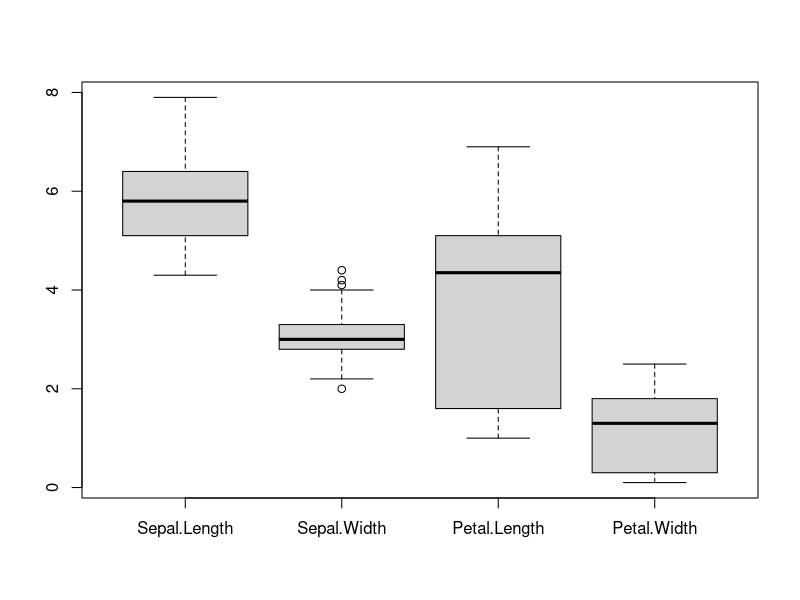
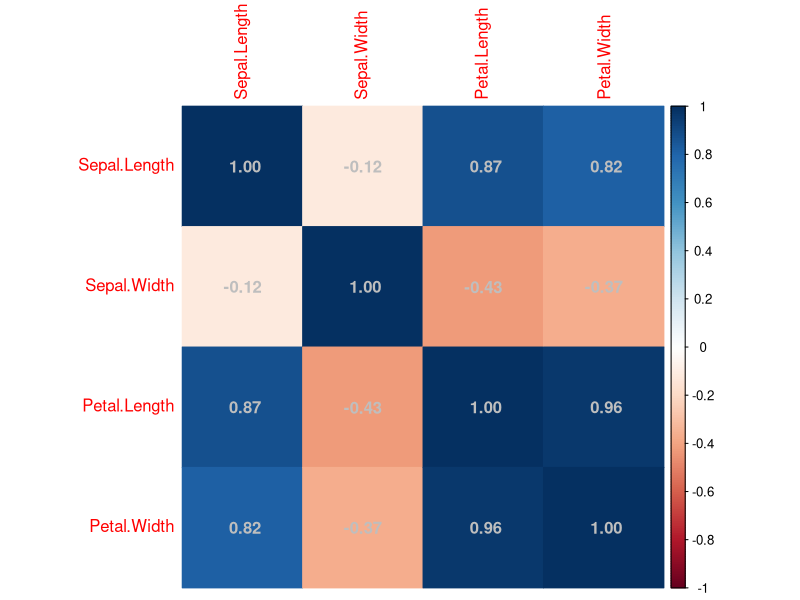
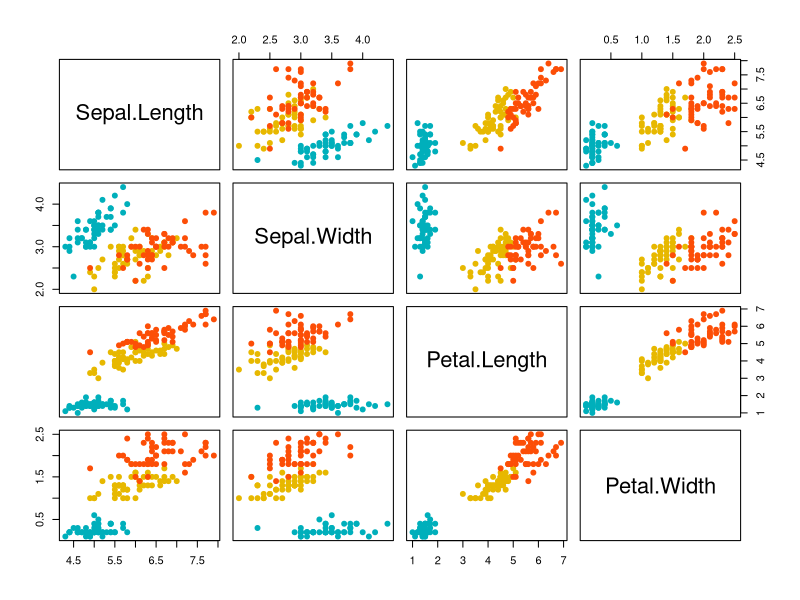

Write the R code that produced these figures, in order.
library(dplyr)
library(tidyverse)
library(tidyr)
library(ggplot2)
library(corrplot)
exercise <- iris
# Inspect dataset
glimpse(exercise)
summary(exercise) #there are NA's
# Transform datatype of Species to factor
exercise$Species <- as.factor(exercise$Species)
# Replace NA’s by median for columns with numerical values
exercise$Sepal.Length[which(is.na(exercise$Sepal.Length))] <- median(exercise$Sepal.Length, na.rm = TRUE)
exercise$Sepal.Width[which(is.na(exercise$Sepal.Width))] <- median(exercise$Sepal.Width, na.rm = TRUE)
exercise$Petal.Length[which(is.na(exercise$Petal.Length))] <- median(exercise$Petal.Length, na.rm = TRUE)
exercise$Petal.Width[which(is.na(exercise$Petal.Width))] <- median(exercise$Petal.Width, na.rm = TRUE)
# Remove row if there is NA in Species
exercise_complete <- na.omit(exercise)
summary(exercise_complete)
# Remove outliers
exercise_no_outliers <- exercise_complete %>% 
  select(Sepal.Length, Sepal.Width, Petal.Length, Petal.Width, Species) %>% 
  filter(Sepal.Length <100 & Sepal.Width <100 & Petal.Length <100 & Petal.Width <100)
boxplot(exercise_no_outliers[,1:4])
# Rename columns Species for Plants
exercise_renamed <- exercise_no_outliers %>% 
  rename(Plants = Species)
# Create extra column: Petal.Area
exercise_extra <- exercise_renamed %>% 
  mutate(Petal.Area = Petal.Length * Petal.Width)
# Glimpse dataset
glimpse(exercise_extra)
# Correlation matrix
corrData <- cor(exercise_extra[,1:4])
corrplot(corrData, method="color", order="original", addCoef.col = "gray")
my_cols <- c("#00AFBB", "#E7B800", "#FC4E07")  
pairs(exercise_extra[,1:4], pch = 19,  col = my_cols[exercise_extra$Plants])
